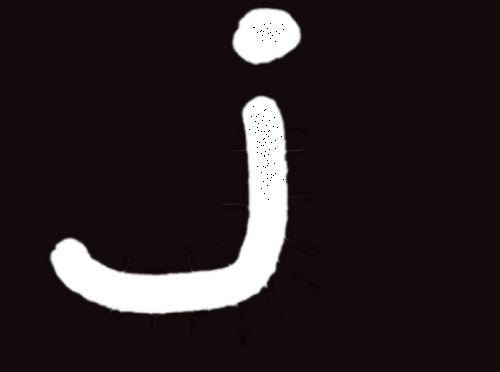
#> input picture 06-形态学/01-腐蚀和膨胀/erode2.png, 500 x 372 px
$ python '04-膨胀图像.py'
#> lines starting #> are read from the running program, lines starting #| are printed output that depends on the picture
# coding: utf-8
# filename: 04-膨胀图像
# develop: sif
# date: 2022-09-30 15:47

import cv2
import numpy as np
img = cv2.imread('erode2.png')
#> img is the input picture: shape (372, 500, 3); mean B, G, R 34.9, 34.9, 42.1
# 创建结构元
kernel = np.ones((5, 5), np.uint8)
# 膨胀
rst = cv2.dilate(img, kernel, iterations=20)
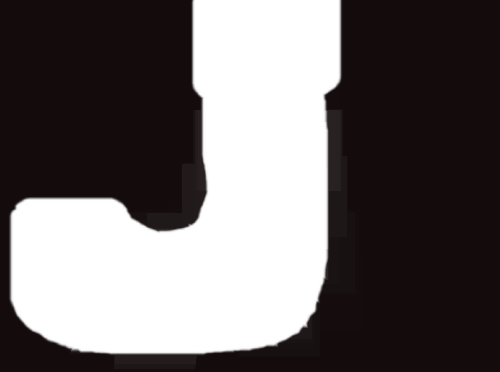
#> rst: shape (372, 500, 3); mean B, G, R 104.6, 104.6, 109.5
cv2.imshow('img', img)
cv2.imshow('rst', rst)
cv2.imwrite("fs.png", rst)
cv2.waitKey()
cv2.destroyAllWindows()
